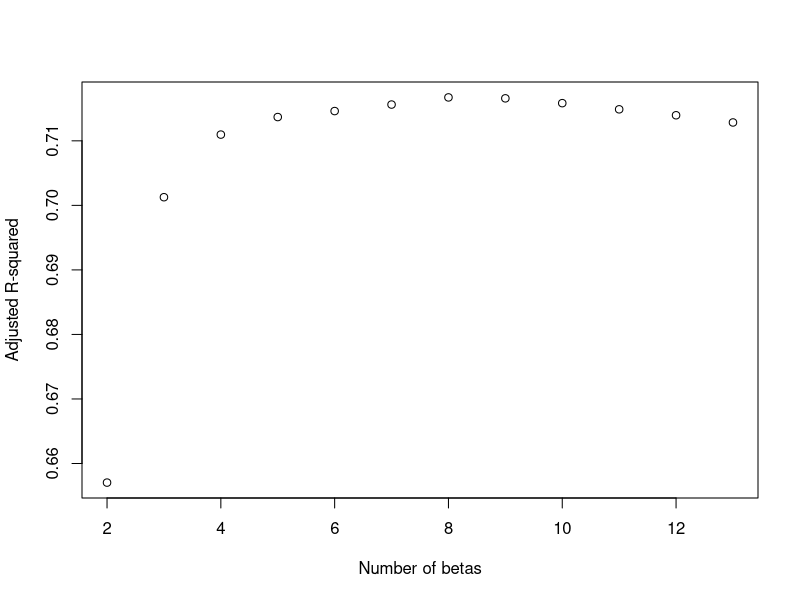
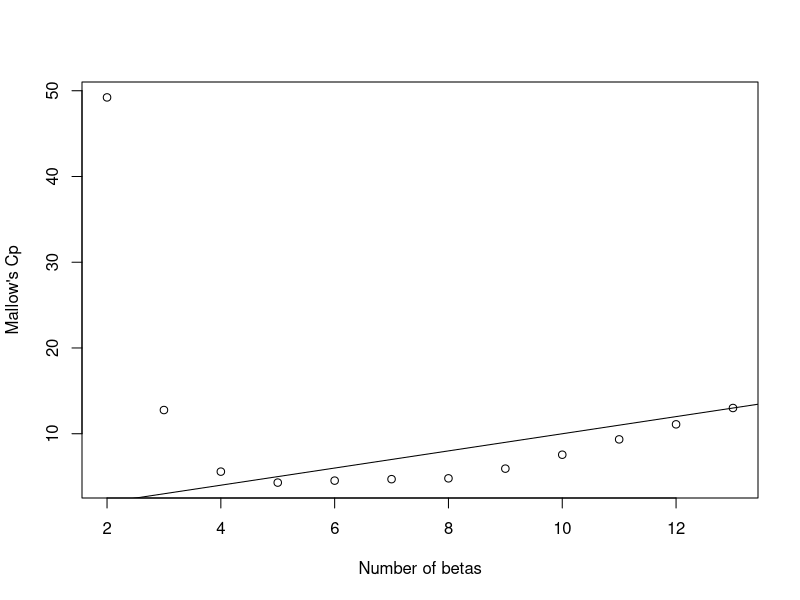
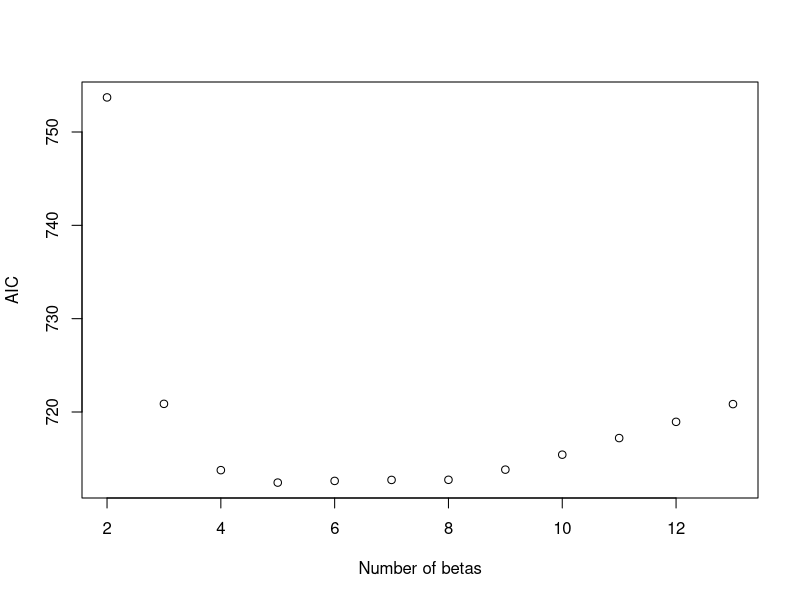
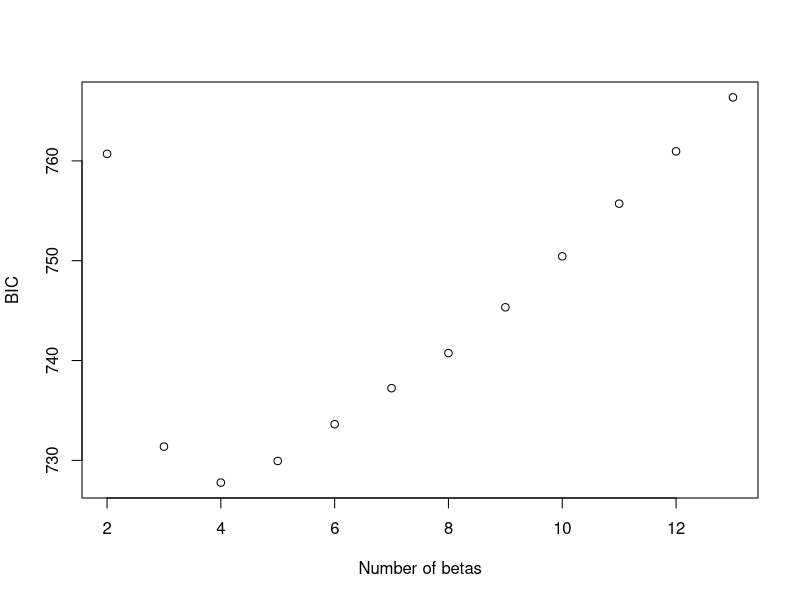

Generate these figures, in order, with R:
####################################################################
#### Setup
####################################################################
## Import needed libraries and data
require(reshape2)
require(ggplot2)
require(gridExtra)
require(leaps)
require(car)

## Load data from file
initial_bfp_data=read.table('BODY_FAT.TXT',header=TRUE,sep='\t')

## Recalculate body fat percentage
bfp = (495/initial_bfp_data$Density)-450
bfp[bfp<0] = 0
bfp[bfp>100] = 100
bfp = round(bfp,digits=1)
initial_bfp_data$SiriBFperc <- bfp
initial_bfp_data = initial_bfp_data[-41,]

## Create new bfp_data subset
bfp_data = subset(initial_bfp_data, select = c(Density,SiriBFperc,AbdomenC,Weight,Height,NeckC,ChestC,HipC,ThighC,KneeC,AnkleC,BicepsC,ForearmC,WristC))
bfp_data = subset(bfp_data, bfp_data$Height>50 & bfp_data$SiriBFperc < 41 & bfp_data$SiriBFperc > 2 & bfp_data$Weight < 300)

####################################################################
#### Part A - Backward Elimination
####################################################################
lm_backward = lm(SiriBFperc ~ . - Density,data=bfp_data)
scrap = sort(summary(lm_backward)$coefficients[,4], decreasing=TRUE)
scrap > 0.15

lm_backward = update(lm_backward, . ~ . - KneeC)
scrap = sort(summary(lm_backward)$coefficients[,4], decreasing=TRUE)
scrap > 0.15

lm_backward = update(lm_backward, . ~ . - ThighC)
scrap = sort(summary(lm_backward)$coefficients[,4], decreasing=TRUE)
scrap > 0.15

lm_backward = update(lm_backward, . ~ . - Weight)
scrap = sort(summary(lm_backward)$coefficients[,4], decreasing=TRUE)
scrap > 0.15

lm_backward = update(lm_backward, . ~ . - AnkleC)
scrap = sort(summary(lm_backward)$coefficients[,4], decreasing=TRUE)
scrap > 0.15

lm_backward = update(lm_backward, . ~ . - BicepsC)
scrap = sort(summary(lm_backward)$coefficients[,4], decreasing=TRUE)
scrap > 0.15

lm_backward = update(lm_backward, . ~ . - ChestC)
scrap = sort(summary(lm_backward)$coefficients[,4], decreasing=TRUE)
scrap > 0.15

lm_backward = update(lm_backward, . ~ . - ForearmC)
scrap = sort(summary(lm_backward)$coefficients[,4], decreasing=TRUE)
scrap > 0.15

lm_backward = update(lm_backward, . ~ . - HipC)
scrap = sort(summary(lm_backward)$coefficients[,4], decreasing=TRUE)
scrap > 0.15


####################################################################
#### Part B - Forward Selection
####################################################################
lm_forward = lm(SiriBFperc ~ 1,data=bfp_data)
lm_forward = update(lm_forward, . ~ . + AbdomenC)
lm_forward = update(lm_forward, . ~ . + Weight)
lm_forward = update(lm_forward, . ~ . + WristC)
lm_forward = update(lm_forward, . ~ . + Height)

####################################################################
#### Part C - RSS Selection
####################################################################
lm_full = lm(SiriBFperc ~ . - Density,data=bfp_data)
select_rss = regsubsets(SiriBFperc ~ . - Density,method = "exhaustive",nvmax=13,nbest = 1,data = bfp_data)
select_sum = summary(select_rss)
select_sum$which

## Compute RSS, TSS
p_full=13
p=2:p_full
RSS_p=select_sum$rss
totalSS=sum((bfp_data$SiriBFperc-mean(bfp_data$SiriBFperc))^2)

## Compute Adjusted R2
n=nrow(bfp_data)
R2_adj=1-(RSS_p/(n-p))/(totalSS/(n-1))
plot(p,R2_adj,xlab="Number of betas",ylab="Adjusted R-squared")

## Compute Mallow's C
sigma_hat_full=summary(lm_full)$sigma
C_p=RSS_p/(sigma_hat_full^2)+2*p-n
C_p_diff = abs(abs(C_p)-p)
plot(p,C_p,xlab="Number of betas",ylab="Mallow's Cp")
abline(0,1)

## Compute AIC, BIC
aic_p=n*log(RSS_p/n)+2*p
plot(p,aic_p,xlab="Number of betas",ylab="AIC")
bic_p=n*log(RSS_p/n)+p*log(n)
plot(p,bic_p,xlab="Number of betas",ylab="BIC")

## Create Summary
cbind(select_sum$which,R2_adj,C_p_diff,aic_p,bic_p)
lm_rss = lm(SiriBFperc ~ AbdomenC + Height + NeckC + WristC, data=bfp_data)
